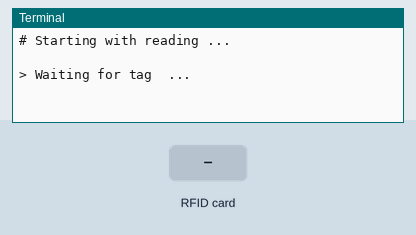
Recording of a program running on a simulated Raspberry Pi (BCM pin numbers). Shown: the last lines printed to the terminal. Inputs (shaded band) come from the test bench. The RFID card's data blocks start empty.

Above: at 1.2 s.
1.3 s: RFID card 5E 7A 19 C4 held to the reader
At 2.1 s:
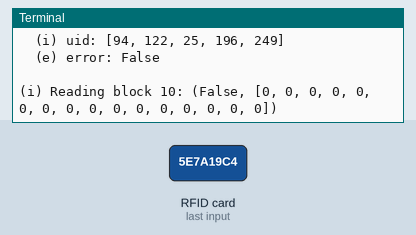
At 3.7 s:
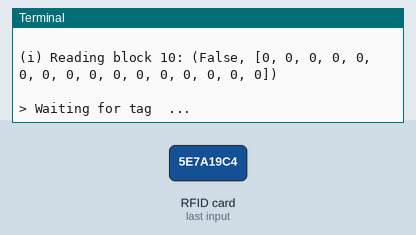

The program:

test.py
```python
import time
from pirc522 import RFID

rdr = RFID()

print("# Starting with reading ...")

while True:

    print("\n> Waiting for tag  ...")
    rdr.wait_for_tag()

    (error, tag_type) = rdr.request()
    print(f"< Got from request! \n\t(i) tag_type: {tag_type} \n\t(e) error: {error}\n")

    if error:
        print(f"(e) Error occurred during request!\n")
        continue

    print("# Tag detected!")

    (error, uid) = rdr.anticoll()
    print(f"< Got from anticoll! \n\t(i) uid: {uid} \n\t(e) error: {error}\n")

    if error:
        print(f"(e) Error occurred during anticoll!\n")
        continue

    # Select Tag is required before Auth
    if rdr.select_tag(uid):
        print(f"(e) Select tag - failed\n")
        continue

    # Auth for block 10 (block 2 of sector 2) using default shipping key A
    if not rdr.card_auth(rdr.auth_a, 10, [0xFF, 0xFF, 0xFF, 0xFF, 0xFF, 0xFF], uid):
        # This will print something like (False, [0, 0, 0, 0, 0, 0, 0, 0, 0, 0, 0, 0, 0, 0, 0, 0])
        print("(i) Reading block 10: " + str(rdr.read(10)))
        # Always stop crypto1 when done working
        rdr.stop_crypto()

    time.sleep(2)

# Calls GPIO cleanup
rdr.cleanup()
```

Measured:
- after the input at 1.3 s, the terminal: prints a new line at once (image 1)
